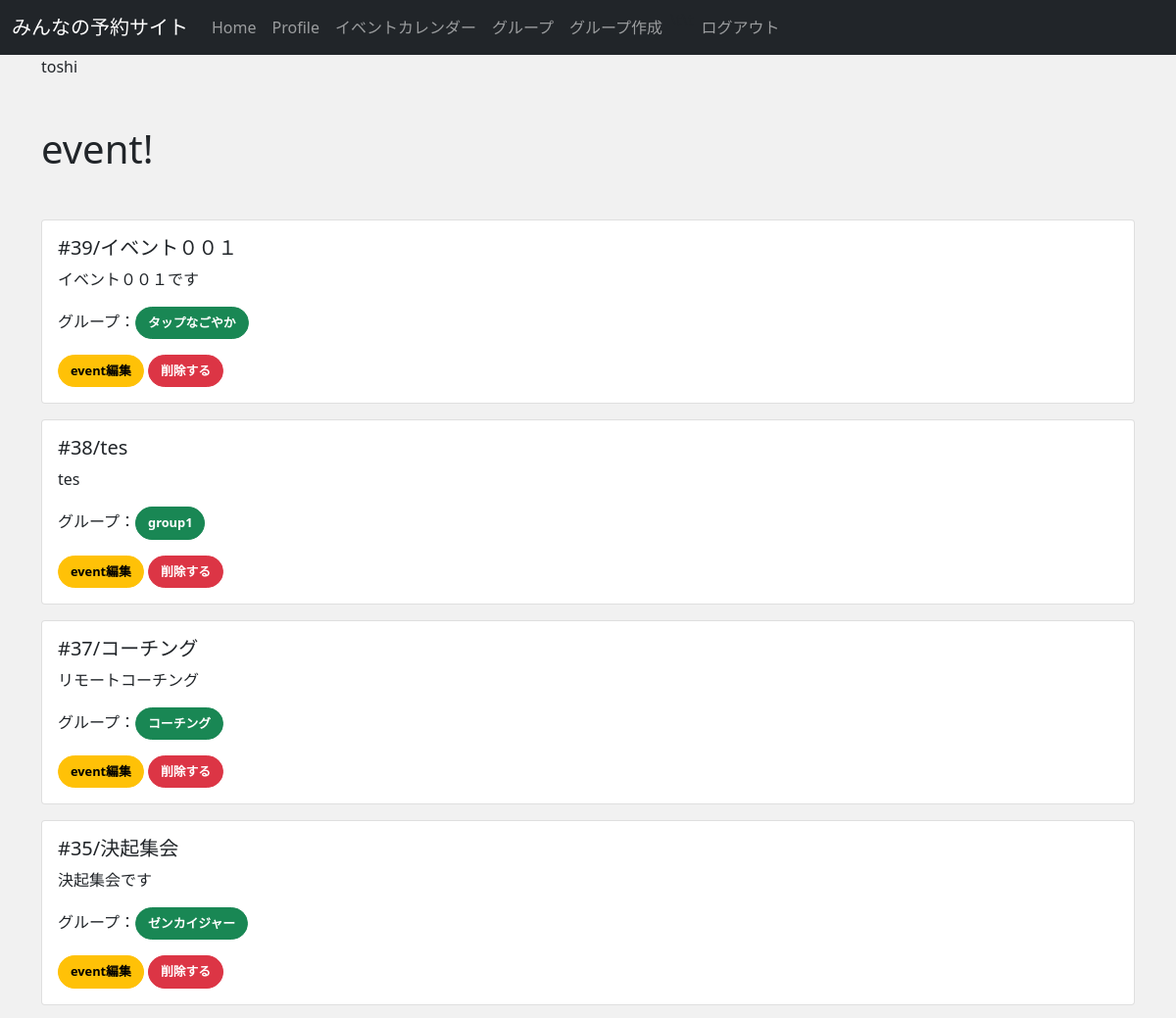
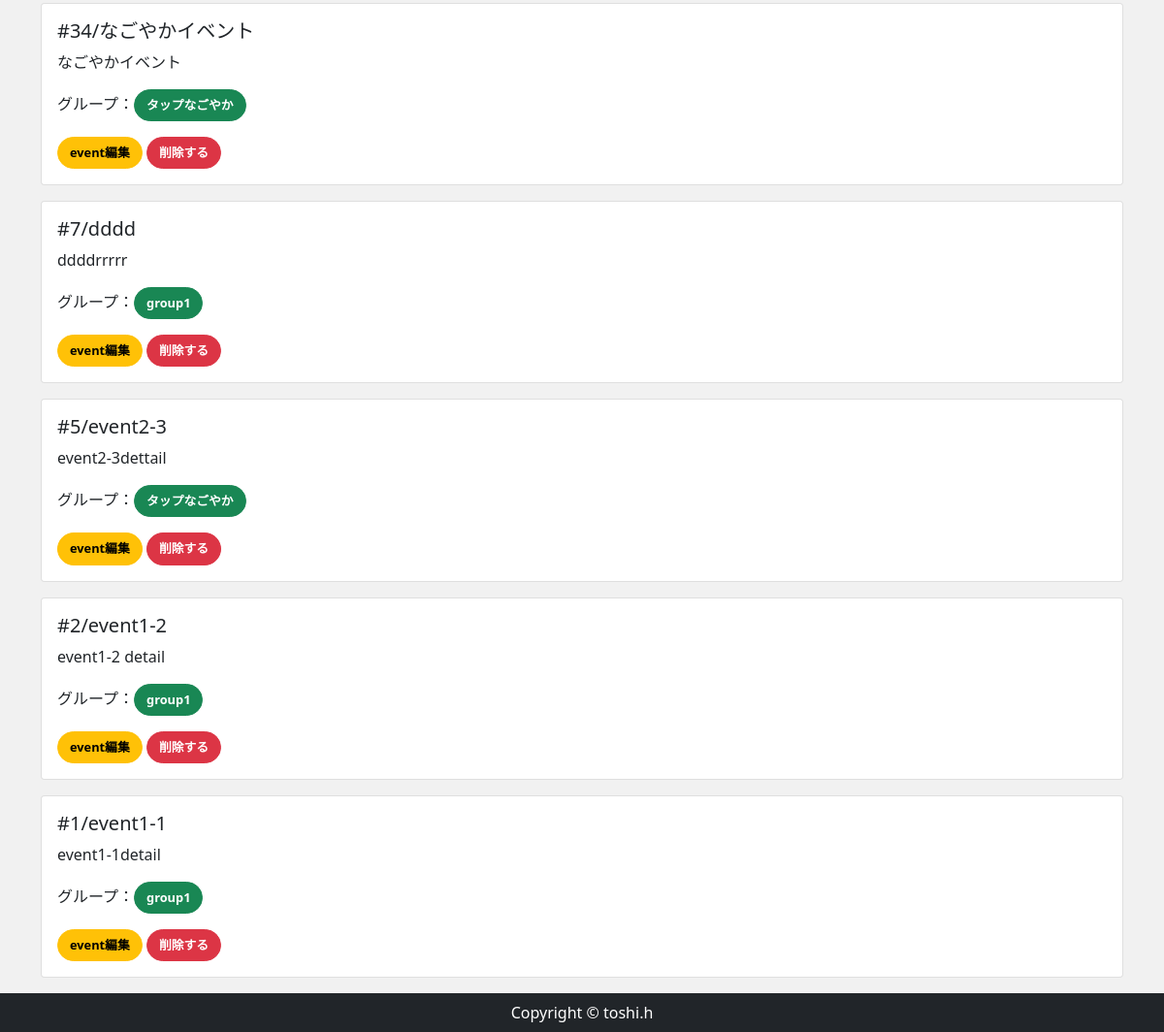
The app's page /event/ (signed in) with its own data (2 pictures, top to bottom).
### accounts/models.py (models this page shows, shortened)
class CustomUser(AbstractBaseUser, PermissionsMixin):
    email = models.EmailField(
        verbose_name='email',
        max_length=255,
        unique=True,
        )
    first_name = models.CharField('名', max_length=150)
    last_name = models.CharField('姓', max_length=150)
    nickname = models.CharField('ニックネーム', max_length=150,  null=True, blank=True)
    active = models.BooleanField(default=True)
    staff = models.BooleanField(default=False) #staffかどうか
    admin = models.BooleanField(default=False)
    objects = UserManager()
    EMAIL_FIELD = 'email'
    USERNAME_FIELD = 'email'
    REQUIRED_FIELDS = []
    @property
    def is_active(self):
        return self.active
    class Meta(AbstractBaseUser.Meta):
        db_table = 'custom_user'

### reservation/models.py (models this page shows, shortened)
class Event(models.Model):
    event_title = models.CharField(max_length=150)
    event_detail = models.TextField()
    group = models.ForeignKey(Group,  on_delete=models.CASCADE, related_name="group_event")
    event_date = models.DateField()
    start_time = models.TimeField()
    end_time = models.TimeField()

class Group(models.Model):
    group_name = models.CharField(max_length=150)
    group_detail = models.TextField()
    group_owner = models.ForeignKey(
        CustomUser,
        unique=False,
        db_index=True,
        related_name='owner',
        on_delete=models.CASCADE
    )
    def __str__(self):
        return self.group_name

### reservation/views.py (the view)
# urls.py: path('event/',views.EventView.as_view(), name="event"), #イベント一覧
class EventView(LoginRequiredMixin,View):
    def get(self, request, *args, **kwargs):
        event_data = Event.objects.order_by('-id') #新しいものから順番に並べる
        return render(request, 'reservation/event_index.html',{
            'event_data': event_data
        })

### reservation/templates/reservation/event_index.html (shortened to what this page needs)
{% extends 'reservation/base.html' %}
{% block content %}
    <div class="my-5">
        <h1>event!</h1>
    </div>
    {% for event in event_data %}
    <div class="card mb-3 col-lg-auto" style="">
        <div class="row no-gutters">
            <div class="col-md-8">
                <div class="card-body">
                    <h5 class="card-title">#{{ event.id }}/{{ event.event_title }}</h5>
                    <p class="card-text">{{ event.event_detail|truncatechars:100 }}</p>
                    <p>グループ：<a href="{% url 'group_detail' event.group.pk  %} " class="btn btn-success">{{ event.group }}</a></p>
                    {% if True %}
                        <a href="{% url 'event_edit' event.pk  %} " class="btn btn-warning">event編集</a>
                        <a href="{% url 'event_delete' event.pk %}" class="btn btn-danger">削除する</a>
                    {% endif %}
                </div>
            </div>
        </div>
    </div>
    {% endfor %}
{% endblock %}

### reservation/templates/reservation/base.html (shortened to what this page needs)
{% load static %}
<!DOCTYPE html>
<html lang="ja">
<head>
    <link href="https://cdn.jsdelivr.net/npm/bootstrap@5.0.2/dist/css/bootstrap.min.css" rel="stylesheet">
    <link rel="stylesheet" href="{% static 'css/rsv_style.css' %}">
<nav class="navbar navbar-expand-lg bg-body-tertiary navbar-dark bg-dark" >
    <div class="container-fluid">
    <a class="navbar-brand" href="{% url 'home' %}">
    みんなの予約サイト
    </a>
    <div class="collapse navbar-collapse" id="navbarSupportedContent">
        <ul class="navbar-nav ml-auto">
        <li class="nav-item">
            <a class="nav-link" href="{% url 'home' %}">Home </a>
        </li>
        {% if user.is_authenticated %}
            <li class="nav-item">
                <a class="nav-link" href="{% url 'userprofile' user.pk %}">Profile</a>
            </li>
            <li class="nav-item">
                <a class="nav-link" href="{% url 'gp_event_cal' %}">イベントカレンダー </a>
            </li>
            <li class="nav-item">
                <a class="nav-link" href="{% url 'group' %}">グループ </a>
            </li>
            <li class="nav-item">
                <a class="nav-link" href="{% url 'group_new' %}">グループ作成 </a>
            </li>
            <li>
            <p>\t\t</p>
            </li>
            <li class="nav-item">
                <a class="nav-link" href="{% url 'account_logout' %}">ログアウト </a>
            </li>
        {% endif %}
        </ul>
    </div>
    </nav>
    <main>
        <div class="container">
            <p >{{user.nickname}}</p>
            {% block content %}
            {% endblock %}
        </div>
    </main>
    <footer class="py-2 bg-dark">
        <p class="m-0 text-center text-white">Copyright &copy; toshi.h</p>
    </footer>
</body>
</html>

### reservation/static/css/rsv_style.css (style rules this page uses)
* { margin: 0; padding: 0; box-sizing: border-box; }
main { flex: 1; }
.btn { font-size: 80%; border-radius: 5rem; font-weight: bold; }

### records on screen
CustomUser: nickname "toshi"
Event: id "39", event_title "イベント００１", event_detail "イベント００１です", group "タップなごやか"
Event: id "38", event_title "tes", event_detail "tes", group "group1"
Event: id "37", event_title "コーチング", event_detail "リモートコーチング", group "コーチング"
Event: id "35", event_title "決起集会", event_detail "決起集会です", group "ゼンカイジャー"
Event: id "34", event_title "なごやかイベント", event_detail "なごやかイベント", group "タップなごやか"
Event: id "7", event_title "dddd", event_detail "ddddrrrrr", group "group1"
Event: id "5", event_title "event2-3", event_detail "event2-3dettail", group "タップなごやか"
Event: id "2", event_title "event1-2", event_detail "event1-2 detail", group "group1"
Event: id "1", event_title "event1-1", event_detail "event1-1detail", group "group1"
